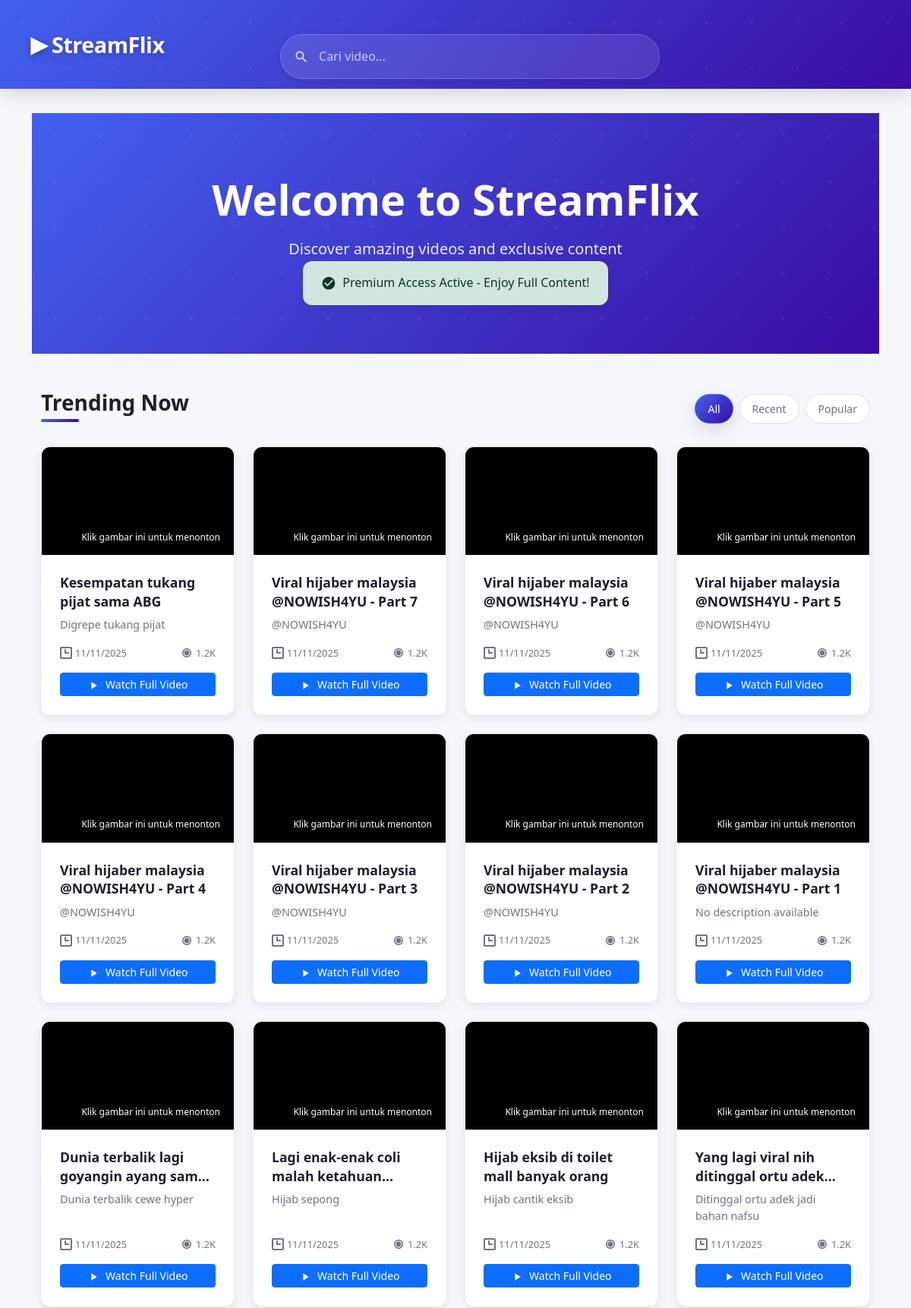
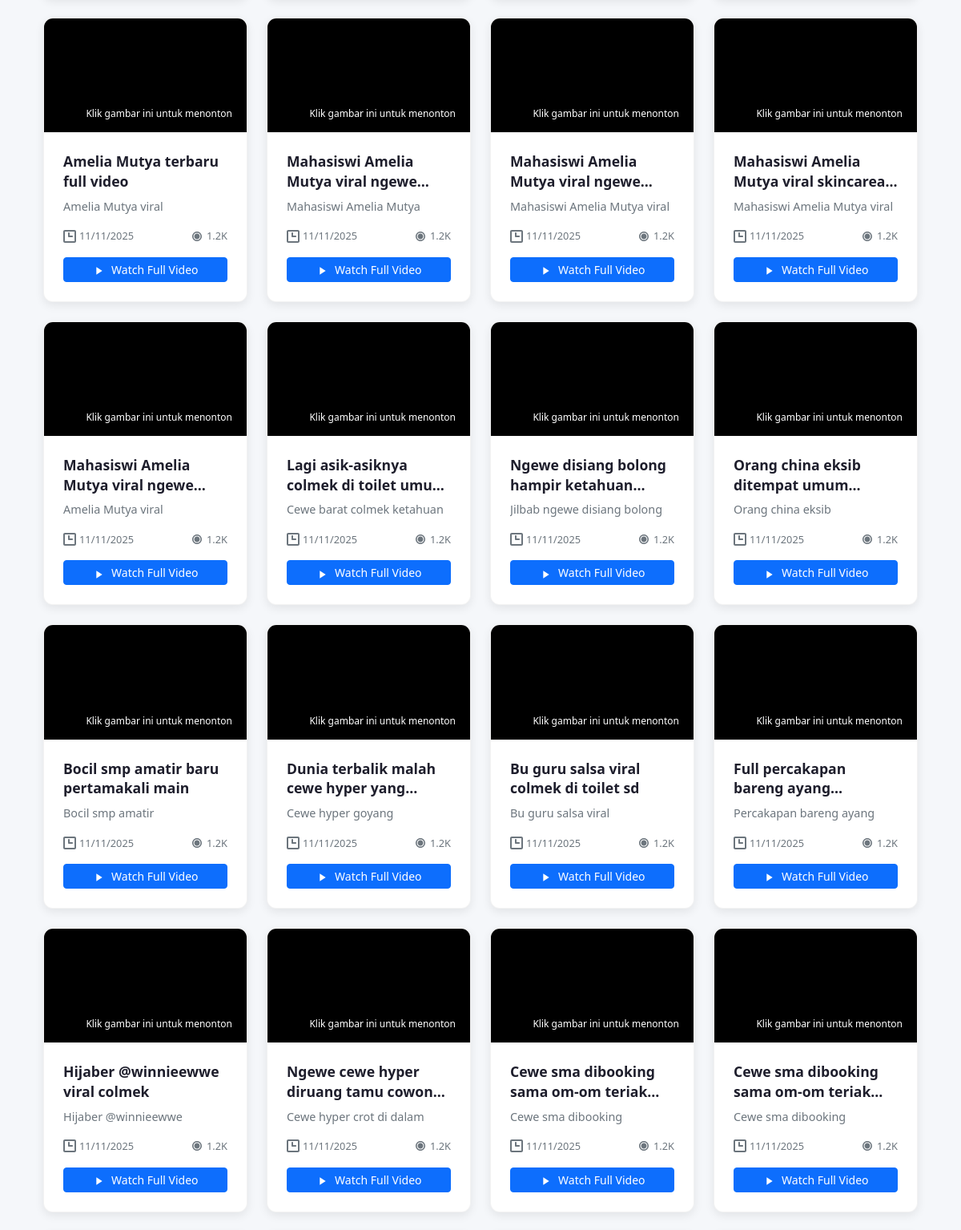
Screenshot of / (signed in, upper part) with the database file from the repository (2 pictures, top to bottom).
### app.py (models this page shows)
class Video(db.Model):
    __tablename__ = 'video'
    id = db.Column(db.Integer, primary_key=True)
    title = db.Column(db.String(255), nullable=False)
    description = db.Column(db.Text, nullable=True)
    url = db.Column(db.String(1024), nullable=False)
    public_id = db.Column(db.String(1024), nullable=True)
    created_at = db.Column(db.DateTime, default=utc_now)

### app.py (the view)
@app.route('/')
def index():
    if not check_access_code() and not current_user.is_authenticated:
        return redirect(url_for('demo'))
    videos = Video.query.order_by(Video.created_at.desc()).all()
    return render_template('index.html', videos=videos)

### app.py (called while the page is built)
def utc_now():
    return datetime.now(timezone.utc)

def get_device_id():
    if 'device_id' not in session:
        session['device_id'] = str(uuid.uuid4())
    return session['device_id']

def cleanup_expired_codes():
    expired_codes = AccessCode.query.filter(
        AccessCode.expires_at <= utc_now()
    ).all()
    for code in expired_codes:
        db.session.delete(code)
    if expired_codes:
        db.session.commit()
        print(f"Cleaned up {len(expired_codes)} expired access codes")

def check_access_code():
    device_id = get_device_id()
    cleanup_expired_codes()
    access_code_obj = AccessCode.query.filter_by(
        device_id=device_id,
        is_used=True,
        is_active=True
    ).filter(AccessCode.expires_at > utc_now()).first()
    return access_code_obj is not None

@app.context_processor
def utility_processor():
    return dict(check_access_code=check_access_code)

@login_manager.user_loader
def load_user(user_id):
    return db.session.get(User, int(user_id))

@app.before_request
def require_payment():
    if request.endpoint and request.endpoint not in ['payment_gateway', 'submit_payment', 'static', 'access_code', 'verify_access_code', 'admin_login', 'logout', 'demo']:
        if not check_access_code() and not current_user.is_authenticated:
            return redirect(url_for('demo'))

### templates/index.html (shortened to what this page needs)
{% extends 'base.html' %}
{% block content %}
<div class="hero-section">
  <div class="container">
    <div class="hero-content text-center">
      <h1 class="hero-title">Welcome to StreamFlix</h1>
      <p class="hero-subtitle">Discover amazing videos and exclusive content</p>
      {% if not current_user.is_authenticated and not check_access_code() %}
      <div class="hero-actions">
        <a href="{{ url_for('payment_gateway') }}" class="btn btn-primary btn-lg">
          <svg width="20" height="20" viewBox="0 0 24 24" fill="currentColor" class="me-2">
            <path d="M12 2C13.1 2 14 2.9 14 4C14 5.1 13.1 6 12 6C10.9 6 10 5.1 10 4C10 2.9 10.9 2 12 2ZM21 9V7L15 1H5C3.9 1 3 1.9 3 3V21C3 22.1 3.9 23 5 23H19C20.1 23 21 22.1 21 21V9ZM19 9H14V4L19 9Z"/>
          </svg>
          Subscribe Now
        </a>
        <a href="{{ url_for('access_code') }}" class="btn btn-outline-light btn-lg ms-2">
          <svg width="20" height="20" viewBox="0 0 24 24" fill="currentColor" class="me-2">
            <path d="M12 2C6.48 2 2 6.48 2 12s4.48 10 10 10 10-4.48 10-10S17.52 2 12 2zm-2 15l-5-5 1.41-1.41L10 14.17l7.59-7.59L19 8l-9 9z"/>
          </svg>
          Enter Access Code
        </a>
      </div>
      {% else %}
      <div class="alert alert-success d-inline-flex align-items-center">
        <svg width="20" height="20" viewBox="0 0 24 24" fill="currentColor" class="me-2">
          <path d="M12 2C6.48 2 2 6.48 2 12s4.48 10 10 10 10-4.48 10-10S17.52 2 12 2zm-2 15l-5-5 1.41-1.41L10 14.17l7.59-7.59L19 8l-9 9z"/>
        </svg>
        Premium Access Active - Enjoy Full Content!
      </div>
      {% endif %}
    </div>
  </div>
</div>
<div class="container py-5">
  <div class="d-flex justify-content-between align-items-center mb-4">
    <h2 class="section-title">
      {% if not current_user.is_authenticated and not check_access_code() %}
      Featured Videos (Preview)
      {% else %}
      Trending Now
      {% endif %}
    </h2>
    <div class="filter-options">
      <button class="btn btn-filter active" data-filter="all">All</button>
      <button class="btn btn-filter" data-filter="recent">Recent</button>
      <button class="btn btn-filter" data-filter="popular">Popular</button>
    </div>
  </div>
  <div class="row video-grid">
    {% for v in videos %}
    <div class="col-xl-3 col-lg-4 col-md-6 mb-4 fade-in">
      <div class="content-card video-card">
        <div class="video-thumbnail {% if not current_user.is_authenticated and not check_access_code() %}demo-thumbnail{% endif %}">
          <div class="video-duration">
            {% if not current_user.is_authenticated and not check_access_code() %}
            Subscribe to watch full video
            {% else %}
            Klik gambar ini untuk menonton
            {% endif %}
          </div>
        </div>
        <div class="video-info">
          <h5 class="video-title">{{ v.title }}</h5>
          <p class="video-description">{{ v.description or 'No description available' }}</p>
          <div class="video-meta">
            <div class="upload-date">
              {{ v.created_at.strftime('%d/%m/%Y') }}
            </div>
            <div class="view-count">
              1.2K
            </div>
          </div>
          {% if not current_user.is_authenticated and not check_access_code() %}
          <div class="demo-actions mt-3">
            <button class="btn btn-outline-primary btn-sm w-100" onclick="showPreview('{{ v.url }}', '{{ v.title }}', '{{ v.description }}')">
              <svg width="16" height="16" viewBox="0 0 24 24" fill="currentColor" class="me-1">
                <path d="M12 2C6.48 2 2 6.48 2 12s4.48 10 10 10 10-4.48 10-10S17.52 2 12 2zm-2 15l-5-5 1.41-1.41L10 14.17l7.59-7.59L19 8l-9 9z"/>
              </svg>
              Preview (30s)
            </button>
          </div>
          {% else %}
          <div class="video-actions mt-3">
            <button class="btn btn-primary btn-sm w-100" onclick="playVideo('{{ v.url }}', '{{ v.title }}', '{{ v.description }}', '{{ v.created_at.strftime('%d/%m/%Y') }}')">
              <svg width="16" height="16" viewBox="0 0 24 24" fill="currentColor" class="me-1">
                <path d="M8 5v14l11-7z"/>
              </svg>
              Watch Full Video
            </button>
          </div>
          {% endif %}
        </div>
      </div>
    </div>
    {% endfor %}
  </div>
</div>
{% endblock %}

### templates/base.html (style rules this page uses)
:root { --primary-color: #4361ee; --primary-light: #4895ef; --secondary-color: #3f37c9; --accent-color: #f72585; --dark-color: #1e1e2c; --light-color: #f8f9fa; --gray-color: #6c757d; --gradient-primary: linear-gradient(135deg, #4361ee 0%, #3a0ca3 100%); --gradient-accent: linear-gradient(135deg, #f72585 0%, #b5179e 100%); --shadow-light: 0 4px 12px rgba(0, 0, 0, 0.08); --shadow-medium: 0 8px 24px rgba(0, 0, 0, 0.12); --shadow-heavy: 0 16px 48px rgba(0, 0, 0, 0.15); --border-radius: 12px; --transition: all 0.3s cubic-bezier(0.25, 0.8, 0.25, 1); }
body { font-family: 'Segoe UI', Tahoma, Geneva, Verdana, sans-serif; background-color: #f5f7fa; color: var(--dark-color); line-height: 1.6; }
.alert { border: none; border-radius: 12px; box-shadow: var(--shadow-light); padding: 1rem 1.5rem; backdrop-filter: blur(10px); }

### templates/index.html (style rules this page uses)
:root { --primary-color: #4361ee; --primary-light: #4895ef; --secondary-color: #3f37c9; --accent-color: #f72585; --dark-color: #1e1e2c; --light-color: #f8f9fa; --gray-color: #6c757d; --gradient-primary: linear-gradient(135deg, #4361ee 0%, #3a0ca3 100%); --gradient-accent: linear-gradient(135deg, #f72585 0%, #b5179e 100%); --shadow-light: 0 4px 12px rgba(0, 0, 0, 0.08); --shadow-medium: 0 8px 24px rgba(0, 0, 0, 0.12); --shadow-heavy: 0 16px 48px rgba(0, 0, 0, 0.15); --border-radius: 12px; --transition: all 0.3s cubic-bezier(0.25, 0.8, 0.25, 1); }
.hero-section { background: var(--gradient-primary); padding: 5rem 0 3rem; color: white; text-align: center; position: relative; overflow: hidden; }
.hero-section::before { content: ''; position: absolute; top: 0; left: 0; right: 0; bottom: 0; z-index: 0; }
.hero-title { font-size: 3.5rem; font-weight: 800; margin-bottom: 1rem; position: relative; z-index: 1; }
.hero-subtitle { font-size: 1.25rem; opacity: 0.9; margin-bottom: 0; position: relative; z-index: 1; }
.section-title { font-weight: 700; color: var(--dark-color); position: relative; padding-bottom: 0.5rem; font-size: 1.75rem; }
.section-title::after { content: ''; position: absolute; bottom: 0; left: 0; width: 50px; height: 4px; background: var(--gradient-primary); border-radius: 2px; }
.filter-options { display: flex; gap: 0.5rem; }
.btn-filter { padding: 8px 16px; border: 1px solid #e0e0e0; border-radius: 20px; background: white; color: var(--gray-color); font-size: 0.875rem; font-weight: 500; transition: var(--transition); }
.btn-filter.active { background: var(--gradient-primary); border-color: var(--primary-color); color: white; box-shadow: var(--shadow-medium); }
.video-card { background: white; border-radius: var(--border-radius); overflow: hidden; transition: var(--transition); height: 100%; display: flex; flex-direction: column; box-shadow: var(--shadow-light); border: 1px solid rgba(0, 0, 0, 0.05); }
.video-thumbnail { position: relative; overflow: hidden; background-color: #000; aspect-ratio: 16 / 9; }
.video-duration { position: absolute; bottom: 10px; right: 10px; background: rgba(0, 0, 0, 0.7); color: white; padding: 4px 8px; border-radius: 4px; font-size: 0.75rem; font-weight: 500; backdrop-filter: blur(4px); }
.video-info { padding: 1.5rem; flex-grow: 1; display: flex; flex-direction: column; }
.video-title { font-weight: 700; margin-bottom: 0.5rem; color: var(--dark-color); line-height: 1.4; display: -webkit-box; -webkit-line-clamp: 2; -webkit-box-orient: vertical; overflow: hidden; font-size: 1.1rem; }
.video-description { color: var(--gray-color); font-size: 0.9rem; line-height: 1.5; margin-bottom: 1rem; flex-grow: 1; display: -webkit-box; -webkit-line-clamp: 3; -webkit-box-orient: vertical; overflow: hidden; }
.video-meta { display: flex; justify-content: space-between; font-size: 0.8rem; color: var(--gray-color); margin-top: auto; }
.upload-date, .view-count { display: flex; align-items: center; }
.fade-in { opacity: 0; animation: fadeInUp 0.6s ease forwards; }
.video-grid .fade-in:nth-child(1) { animation-delay: 0.1s; }
.video-grid .fade-in:nth-child(2) { animation-delay: 0.2s; }
.video-grid .fade-in:nth-child(3) { animation-delay: 0.3s; }
.video-grid .fade-in:nth-child(4) { animation-delay: 0.4s; }
.video-grid .fade-in:nth-child(5) { animation-delay: 0.5s; }
.video-grid .fade-in:nth-child(6) { animation-delay: 0.6s; }

### rows the page displays
Video: title "Kesempatan tukang pijat sama ABG", description "Digrepe tukang pijat", created_at "11/11/2025"
Video: title "Viral hijaber malaysia @NOWISH4YU - Part 7", description "@NOWISH4YU", created_at "11/11/2025"
Video: title "Viral hijaber malaysia @NOWISH4YU - Part 6", description "@NOWISH4YU", created_at "11/11/2025"
Video: title "Viral hijaber malaysia @NOWISH4YU - Part 5", description "@NOWISH4YU", created_at "11/11/2025"
Video: title "Viral hijaber malaysia @NOWISH4YU - Part 4", description "@NOWISH4YU", created_at "11/11/2025"
Video: title "Viral hijaber malaysia @NOWISH4YU - Part 3", description "@NOWISH4YU", created_at "11/11/2025"
Video: title "Viral hijaber malaysia @NOWISH4YU - Part 2", description "@NOWISH4YU", created_at "11/11/2025"
Video: title "Viral hijaber malaysia @NOWISH4YU - Part 1", description "No description available", created_at "11/11/2025"
Video: title "Dunia terbalik lagi goyangin ayang…", description "Dunia terbalik cewe hyper", created_at "11/11/2025"
Video: title "Lagi enak-enak coli malah…", description "Hijab sepong", created_at "11/11/2025"
Video: title "Hijab eksib di toilet mall banyak orang", description "Hijab cantik eksib", created_at "11/11/2025"
Video: title "Yang lagi viral nih ditinggal ortu…", description "Ditinggal ortu adek jadi bahan nafsu", created_at "11/11/2025"
Video: title "Amelia Mutya terbaru full video", description "Amelia Mutya viral", created_at "11/11/2025"
Video: title "Mahasiswi Amelia Mutya viral…", description "Mahasiswi Amelia Mutya", created_at "11/11/2025"
Video: title "Mahasiswi Amelia Mutya viral…", description "Mahasiswi Amelia Mutya viral", created_at "11/11/2025"
Video: title "Mahasiswi Amelia Mutya viral…", description "Mahasiswi Amelia Mutya viral", created_at "11/11/2025"
Video: title "Mahasiswi Amelia Mutya viral…", description "Amelia Mutya viral", created_at "11/11/2025"
Video: title "Lagi asik-asiknya colmek di toilet…", description "Cewe barat colmek ketahuan", created_at "11/11/2025"
Video: title "Ngewe disiang bolong hampir…", description "Jilbab ngewe disiang bolong", created_at "11/11/2025"
Video: title "Orang china eksib ditempat…", description "Orang china eksib", created_at "11/11/2025"
Video: title "Bocil smp amatir baru pertamakali main", description "Bocil smp amatir", created_at "11/11/2025"
Video: title "Dunia terbalik malah cewe hyper…", description "Cewe hyper goyang", created_at "11/11/2025"
Video: title "Bu guru salsa viral colmek di toilet sd", description "Bu guru salsa viral", created_at "11/11/2025"
Video: title "Full percakapan bareng…", description "Percakapan bareng ayang", created_at "11/11/2025"
Video: title "Hijaber @winnieewwe viral colmek", description "Hijaber @winnieewwe", created_at "11/11/2025"
Video: title "Ngewe cewe hyper diruang tamu…", description "Cewe hyper crot di dalam", created_at "11/11/2025"
Video: title "Cewe sma dibooking sama om-om…", description "Cewe sma dibooking", created_at "11/11/2025"
Video: title "Cewe sma dibooking sama om-om…", description "Cewe sma dibooking", created_at "11/11/2025"
